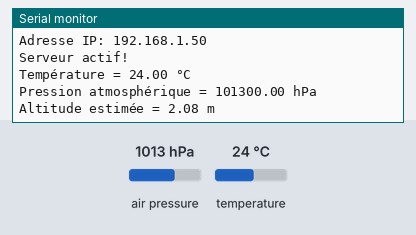
Bench run of a program on a simulated ESP32. Parts: the last lines printed to the serial monitor. The inputs (shaded band) are chosen by the test bench; at power-on: air pressure 1013 hPa, temperature 24 °C. WiFi joins after 1.5 s; servers stay silent unless stated; storage starts empty.

Above: at 2.7 s.
2.8 s: air pressure set to 952 hPa
At 4.1 s:
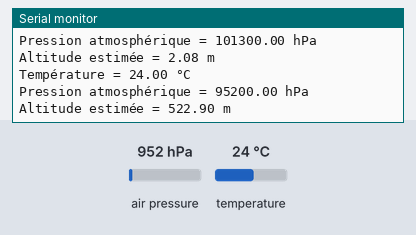
4.3 s: temperature set to 12 °C
At 5.7 s:
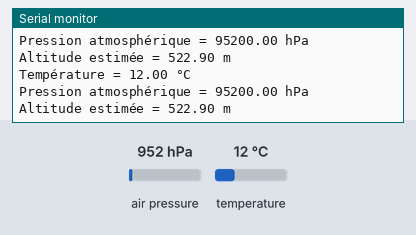
5.8 s: air pressure set to 975 hPa
At 8.7 s:
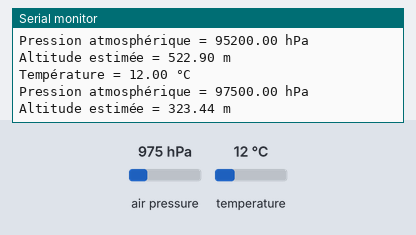
Timing chart, 0 to 10.2 s (numbered marks = the images above; inputs shaded):
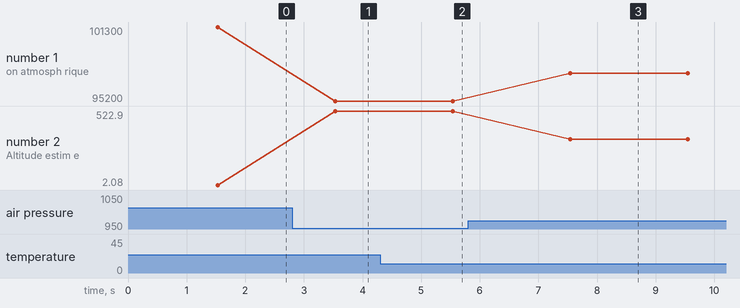

The program:

main.cpp
```cpp
//---------declaration pour notre libraire-----//
#include <Arduino.h>
#include <Wire.h> // Inclus la bibliothèque Wire.h, afin de pouvoir envoyer des instructions sur le port i2c
#include <Adafruit_Sensor.h>
#include <Adafruit_BME280.h>
#include <Adafruit_BMP280.h>
#include <Arduino_JSON.h>
#include <ESPAsyncWebServer.h>
#include <SPIFFS.h>
#include <AsyncTCP.h>

// Create an Event Source on /events

Adafruit_BMP280 bmp; // I2C

// Variables to save values from HTML form
String data;

unsigned long previous_time = 0;
unsigned long Delay = 2000;
// Variable pour stocker les valeur de lecture
float temp;
float hum;
float pres;
float alt;

// Json Variable to Hold Sensor Readings
JSONVar readings;

// parametre wifi
const char *ssid = "dibfanappart2";
const char *password = "autorisation2";
// const char *ssid = "UNIFI_IDO1";
// const char *password = "42Bidules!";
//  serveur asynchrone

AsyncWebServer server(80);
// Instanciation de la librairie BME280

//-----------------FUNCTIONS TO HANDLE SENSOR READINGS-----------------//

// Init BME280
void initBMP()
{
  if (!bmp.begin(0x76))
  {
    Serial.println(F("Could not find a valid BMP280 sensor, check wiring or "
                     "try a different address!"));
    while (1)
      delay(10);
  }

  bmp.setSampling(Adafruit_BMP280::MODE_FORCED,     /* Operating Mode. */
                  Adafruit_BMP280::SAMPLING_X2,     /* Temp. oversampling */
                  Adafruit_BMP280::SAMPLING_X16,    /* Pressure oversampling */
                  Adafruit_BMP280::FILTER_X16,      /* Filtering. */
                  Adafruit_BMP280::STANDBY_MS_500); /* Standby time. */
}

// Get Sensor Readings
void getSensorReadings()
{

  temp = bmp.readTemperature();
  pres = bmp.readPressure() / 100.0F;
  alt = bmp.readAltitude(1013.25);
}

// Return JSON String from sensor Readings
String getJSONReadings()
{
  readings["temperature"] = String(temp);
  readings["pressure"] = String(pres);
  readings["altitude"] = String(alt);
  String jsonString = JSON.stringify(readings);
  return jsonString;
}

// Initialize SPIFFS
void initSPIFFS()
{
  if (!SPIFFS.begin(true))
  {
    Serial.println("An error has occurred while mounting SPIFFS");
  }
  else
  {
    Serial.println("SPIFFS mounted successfully");
  }
}

// ========================
// Initialisation programme
// ========================
void setup()
{

  // Initialisation du port série (pour l'envoi d'infos via le moniteur série de l'IDE Arduino)
  Serial.begin(115200);
  // Init BME280 senspr
  initBMP();

  // Init SPIFFS
  initSPIFFS();

  //************** connexion au wifi **************
  WiFi.begin(ssid, password);
  Serial.print("Tentative de connexion...");

  while (WiFi.status() != WL_CONNECTED)
  {
    Serial.print(".");
    delay(100);
  }

  Serial.println("\n");
  Serial.println("Connexion etablie!");
  Serial.print("Adresse IP: ");
  Serial.println(WiFi.localIP());

  //************************  chargement des fichiers ******************
  server.on("/", HTTP_GET, [](AsyncWebServerRequest *request)
            { request->send(SPIFFS, "/index.html", "text/html"); });

  server.on("/style.css", HTTP_GET, [](AsyncWebServerRequest *request)
            { request->send(SPIFFS, "/style.css", "text/css"); });

  server.on("/script.js", HTTP_GET, [](AsyncWebServerRequest *request)
            { request->send(SPIFFS, "/script.js", "text/javascript"); });

  //******************** réponses aux requetes du client ************
  // Affichage de la TEMPÉRATURE
  server.on("/lireTemperature", HTTP_GET, [](AsyncWebServerRequest *request)
            {
    String temps = String(bmp.readTemperature());
    request->send(200, "text/plain", temps); });

  // Affichage de la PRESSION ATMOSPHÉRIQUE
  server.on("/LirePresure", HTTP_GET, [](AsyncWebServerRequest *request)
            {
    String press = String(bmp.readPressure() / 100.0F);
    request->send(200, "text/plain", press); });
  // Affichage de l'estimation d'ALTITUDE
  server.on("/lireAltitude", HTTP_GET, [](AsyncWebServerRequest *request)
            {
    String alts = String(bmp.readAltitude(1013.25));
    request->send(200, "text/plain", alts); });

  // Request for the latest sensor readings
  server.on("/readings", HTTP_GET, [](AsyncWebServerRequest *request)
            {
      getSensorReadings();
      String json = getJSONReadings();
      request->send(200, "application/data", json);
      json = String(); });

  server.begin();
  Serial.println("Serveur actif!");
}

// ======================================
// Boucle principale (boucle perpétuelle)
// ======================================
void loop()
{

  // Affichage de la TEMPÉRATURE
  Serial.print(F("Température = "));
  Serial.print(bmp.readTemperature());
  Serial.println(F(" °C"));

  // Affichage de la PRESSION ATMOSPHÉRIQUE
  Serial.print(F("Pression atmosphérique = "));
  Serial.print(bmp.readPressure());
  Serial.println(F(" hPa"));

  // Affichage de l'estimation d'ALTITUDE
  Serial.print(F("Altitude estimée = "));
  Serial.print(bmp.readAltitude(1013.25));
  Serial.println(F(" m"));

  // ... et on répète ce cycle à l'infini !
  delay(2000); // Avec x secondes d'attente, avant chaque rebouclage
               // … et un saut de ligne pour faire joli ;)
}
```

Measured:
- after the input at 2.8 s, the serial monitor: prints a new line after 0.73 s (image 1)
- after the input at 4.3 s, the serial monitor: prints a new line after 1.2 s (image 2)
- after the input at 5.8 s, the serial monitor: prints a new line after 1.7 s (image 3)
- plotted number 1: 101300 → 95200 after the input at 2.8 s, 95200 → 97500 after the input at 5.8 s
- plotted number 2: 2.08 → 522.9 after the input at 2.8 s, 522.9 → 323.44 after the input at 5.8 s
